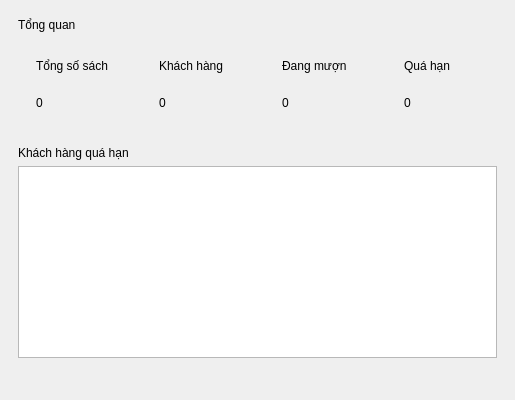
<?xml version="1.0" encoding="UTF-8"?>
<ui version="4.0">
 <class>DashboardPage</class>
 <widget class="QWidget" name="DashboardPage">
  <property name="geometry">
   <rect>
    <x>0</x>
    <y>0</y>
    <width>515</width>
    <height>400</height>
   </rect>
  </property>
  <layout class="QVBoxLayout" name="pageLayout">
   <property name="leftMargin">
    <number>18</number>
   </property>
   <property name="topMargin">
    <number>18</number>
   </property>
   <property name="rightMargin">
    <number>18</number>
   </property>
   <property name="bottomMargin">
    <number>18</number>
   </property>
   <item>
    <widget class="QLabel" name="pageTitle">
     <property name="text">
      <string>Tổng quan</string>
     </property>
    </widget>
   </item>
   <item>
    <layout class="QHBoxLayout" name="cardsLayout">
     <property name="spacing">
      <number>12</number>
     </property>
     <item>
      <widget class="QFrame" name="cardBooks">
       <property name="minimumSize">
        <size>
         <width>0</width>
         <height>92</height>
        </size>
       </property>
       <layout class="QVBoxLayout" name="cardBooksLayout">
        <property name="leftMargin">
         <number>18</number>
        </property>
        <property name="topMargin">
         <number>12</number>
        </property>
        <property name="rightMargin">
         <number>18</number>
        </property>
        <property name="bottomMargin">
         <number>12</number>
        </property>
        <item>
         <widget class="QLabel" name="cardBooksTitle">
          <property name="text">
           <string>Tổng số sách</string>
          </property>
         </widget>
        </item>
        <item>
         <widget class="QLabel" name="cardBooksValue">
          <property name="text">
           <string>0</string>
          </property>
         </widget>
        </item>
       </layout>
      </widget>
     </item>
     <item>
      <widget class="QFrame" name="cardCustomers">
       <property name="minimumSize">
        <size>
         <width>0</width>
         <height>92</height>
        </size>
       </property>
       <layout class="QVBoxLayout" name="cardCustomersLayout">
        <property name="leftMargin">
         <number>18</number>
        </property>
        <property name="topMargin">
         <number>12</number>
        </property>
        <property name="rightMargin">
         <number>18</number>
        </property>
        <property name="bottomMargin">
         <number>12</number>
        </property>
        <item>
         <widget class="QLabel" name="cardCustomersTitle">
          <property name="text">
           <string>Khách hàng</string>
          </property>
         </widget>
        </item>
        <item>
         <widget class="QLabel" name="cardCustomersValue">
          <property name="text">
           <string>0</string>
          </property>
         </widget>
        </item>
       </layout>
      </widget>
     </item>
     <item>
      <widget class="QFrame" name="cardBorrowing">
       <property name="minimumSize">
        <size>
         <width>0</width>
         <height>92</height>
        </size>
       </property>
       <layout class="QVBoxLayout" name="cardBorrowingLayout">
        <property name="leftMargin">
         <number>18</number>
        </property>
        <property name="topMargin">
         <number>12</number>
        </property>
        <property name="rightMargin">
         <number>18</number>
        </property>
        <property name="bottomMargin">
         <number>12</number>
        </property>
        <item>
         <widget class="QLabel" name="cardBorrowingTitle">
          <property name="text">
           <string>Đang mượn</string>
          </property>
         </widget>
        </item>
        <item>
         <widget class="QLabel" name="cardBorrowingValue">
          <property name="text">
           <string>0</string>
          </property>
         </widget>
        </item>
       </layout>
      </widget>
     </item>
     <item>
      <widget class="QFrame" name="cardOverdue">
       <property name="minimumSize">
        <size>
         <width>0</width>
         <height>92</height>
        </size>
       </property>
       <property name="styleSheet">
        <string notr="true"/>
       </property>
       <layout class="QVBoxLayout" name="cardOverdueLayout">
        <property name="leftMargin">
         <number>18</number>
        </property>
        <property name="topMargin">
         <number>12</number>
        </property>
        <property name="rightMargin">
         <number>18</number>
        </property>
        <property name="bottomMargin">
         <number>12</number>
        </property>
        <item>
         <widget class="QLabel" name="cardOverdueTitle">
          <property name="text">
           <string>Quá hạn</string>
          </property>
         </widget>
        </item>
        <item>
         <widget class="QLabel" name="cardOverdueValue">
          <property name="text">
           <string>0</string>
          </property>
         </widget>
        </item>
       </layout>
      </widget>
     </item>
    </layout>
   </item>
   <item>
    <widget class="QWidget" name="overdueSection" native="true">
     <layout class="QVBoxLayout" name="overdueLayout">
      <property name="leftMargin">
       <number>0</number>
      </property>
      <property name="topMargin">
       <number>10</number>
      </property>
      <property name="rightMargin">
       <number>0</number>
      </property>
      <property name="bottomMargin">
       <number>0</number>
      </property>
      <item>
       <widget class="QLabel" name="sectionTitle">
        <property name="text">
         <string>Khách hàng quá hạn</string>
        </property>
       </widget>
      </item>
      <item>
       <widget class="QTableWidget" name="overdueTable"/>
      </item>
     </layout>
    </widget>
   </item>
   <item>
    <spacer name="vSpacer">
     <property name="orientation">
      <enum>Qt::Orientation::Vertical</enum>
     </property>
     <property name="sizeHint" stdset="0">
      <size>
       <width>0</width>
       <height>0</height>
      </size>
     </property>
    </spacer>
   </item>
  </layout>
 </widget>
 <resources/>
 <connections/>
</ui>
